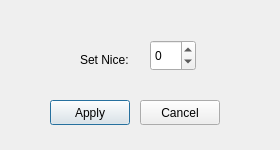
<?xml version="1.0" encoding="UTF-8"?>
<ui version="4.0">
 <class>NiceDialog</class>
 <widget class="QDialog" name="NiceDialog">
  <property name="geometry">
   <rect>
    <x>0</x>
    <y>0</y>
    <width>280</width>
    <height>150</height>
   </rect>
  </property>
  <property name="windowTitle">
   <string>Dialog</string>
  </property>
  <widget class="QLabel" name="textLabel">
   <property name="geometry">
    <rect>
     <x>80</x>
     <y>50</y>
     <width>61</width>
     <height>20</height>
    </rect>
   </property>
   <property name="text">
    <string>Set Nice: </string>
   </property>
  </widget>
  <widget class="QPushButton" name="applyButton">
   <property name="geometry">
    <rect>
     <x>50</x>
     <y>100</y>
     <width>80</width>
     <height>25</height>
    </rect>
   </property>
   <property name="text">
    <string>Apply</string>
   </property>
  </widget>
  <widget class="QPushButton" name="cancelButton">
   <property name="geometry">
    <rect>
     <x>140</x>
     <y>100</y>
     <width>80</width>
     <height>25</height>
    </rect>
   </property>
   <property name="text">
    <string>Cancel</string>
   </property>
  </widget>
  <widget class="QSpinBox" name="niceBox">
   <property name="geometry">
    <rect>
     <x>150</x>
     <y>40</y>
     <width>46</width>
     <height>31</height>
    </rect>
   </property>
   <property name="minimum">
    <number>-20</number>
   </property>
   <property name="maximum">
    <number>19</number>
   </property>
  </widget>
 </widget>
 <resources/>
 <connections/>
</ui>
